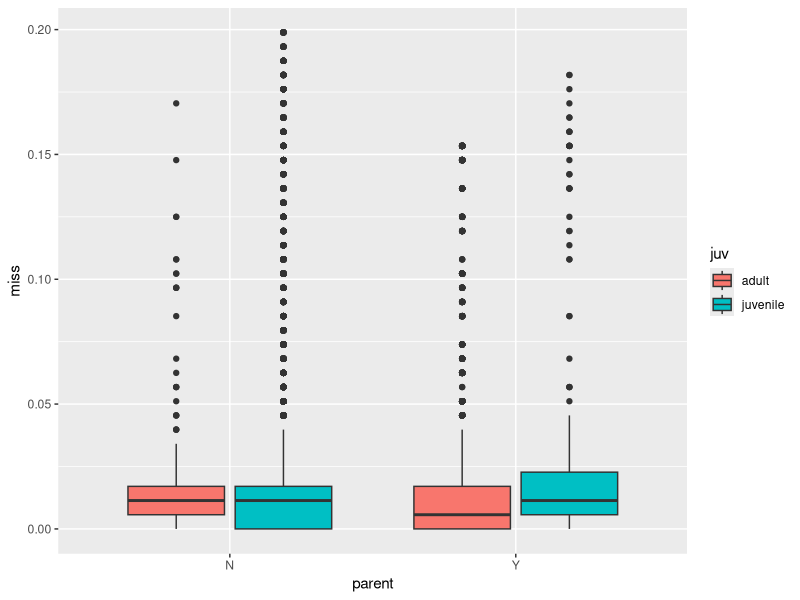

Write R code to recreate this figure.
library(dplyr)
library(ggplot2)
library(stringr)
library(tidyr)

setwd('~/salmon_parentage/2021-02-18')

missing_dat <- read.delim('2021-02-18.all_samples_process.txt', header = F)
colnames(missing_dat) <- c('id', 'miss')

sires <- read.delim('2021-02-18.sires.txt')
sires$sex <- 'M'
colnames(sires) <- c('id', 'sex')

dams <- read.delim('2021-02-18.dams.txt')
dams$sex <- 'F'
colnames(dams) <- c('id', 'sex')

parents <- rbind(sires, dams)
parents$parent <- 'Y'

all_dat <- dplyr::full_join(missing_dat, parents)

all_dat$parent <- replace_na(all_dat$parent, 'N')

filtered_ids <- read.csv('2021-02-18.removed_indivs.csv')$ID

all_dat <- filter(all_dat, !id %in% filtered_ids)

all_dat$juv <- ifelse(str_detect(all_dat$id, 'A'), 'adult', 'juvenile')

png('missingness.png', width=9, height=9, units='in', res=320)

ggplot(all_dat, aes(x=parent, y=miss, fill=juv)) +
  geom_boxplot()

dev.off()